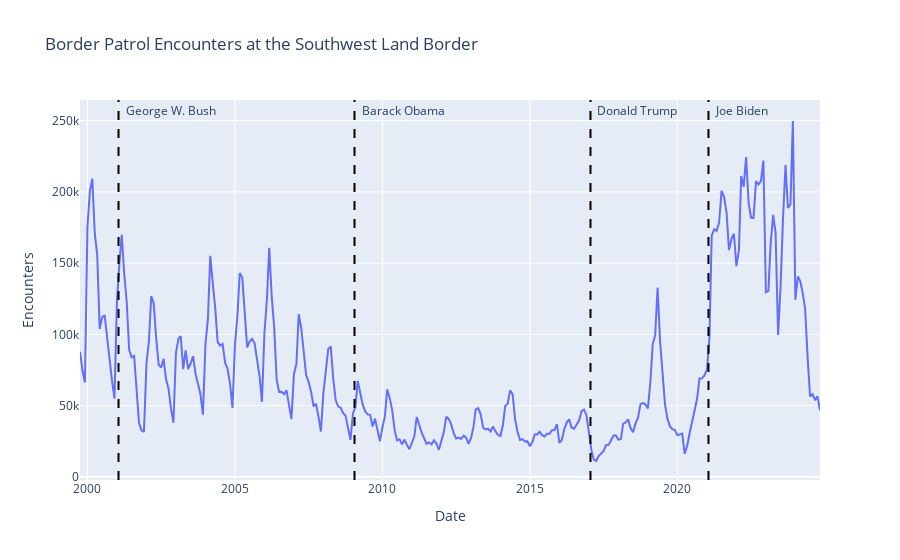

The notebook cell saved with this chart:
### Code cell
encounters.get_monthly_encounters_graph(annotate_administrations=True)

### Figure 1 — Plotly figure (JSON) as saved in the notebook; plotly's stock layout.template omitted (floating-point values rounded to 4 significant figures; data arrays with more than 128 entries replaced by an {"elided": "..."} marker saying what was removed)
{"data": [{"hovertemplate": "Date=%{x}<br>Encounters=%{y}<extra></extra>", "legendgroup": "", "line": {"color": "#636efa", "dash": "solid"}, "marker": {"symbol": "circle"}, "mode": "lines", "name": "", "orientation": "v", "showlegend": false, "type": "scatter", "x": {"elided": "302 str values"}, "xaxis": "x", "y": {"elided": "302 int values"}, "yaxis": "y"}], "layout": {"annotations": [{"showarrow": false, "text": "George W. Bush", "x": "2001-01-20T00:00:00", "xanchor": "left", "xshift": 5, "y": 249740, "yanchor": "bottom"}, {"showarrow": false, "text": "Barack Obama", "x": "2009-01-20T00:00:00", "xanchor": "left", "xshift": 5, "y": 249740, "yanchor": "bottom"}, {"showarrow": false, "text": "Donald Trump", "x": "2017-01-20T00:00:00", "xanchor": "left", "xshift": 5, "y": 249740, "yanchor": "bottom"}, {"showarrow": false, "text": "Joe Biden", "x": "2021-01-20T00:00:00", "xanchor": "left", "xshift": 5, "y": 249740, "yanchor": "bottom"}], "legend": {"tracegroupgap": 0}, "shapes": [{"line": {"color": "black", "dash": "dash"}, "type": "line", "x0": "2001-01-20T00:00:00", "x1": "2001-01-20T00:00:00", "xref": "x", "y0": 0, "y1": 1, "yref": "y domain"}, {"line": {"color": "black", "dash": "dash"}, "type": "line", "x0": "2009-01-20T00:00:00", "x1": "2009-01-20T00:00:00", "xref": "x", "y0": 0, "y1": 1, "yref": "y domain"}, {"line": {"color": "black", "dash": "dash"}, "type": "line", "x0": "2017-01-20T00:00:00", "x1": "2017-01-20T00:00:00", "xref": "x", "y0": 0, "y1": 1, "yref": "y domain"}, {"line": {"color": "black", "dash": "dash"}, "type": "line", "x0": "2021-01-20T00:00:00", "x1": "2021-01-20T00:00:00", "xref": "x", "y0": 0, "y1": 1, "yref": "y domain"}], "title": {"text": "Border Patrol Encounters at the Southwest Land Border"}, "xaxis": {"anchor": "y", "domain": [0, 1], "title": {"text": "Date"}}, "yaxis": {"anchor": "x", "domain": [0, 1], "title": {"text": "Encounters"}}}}
